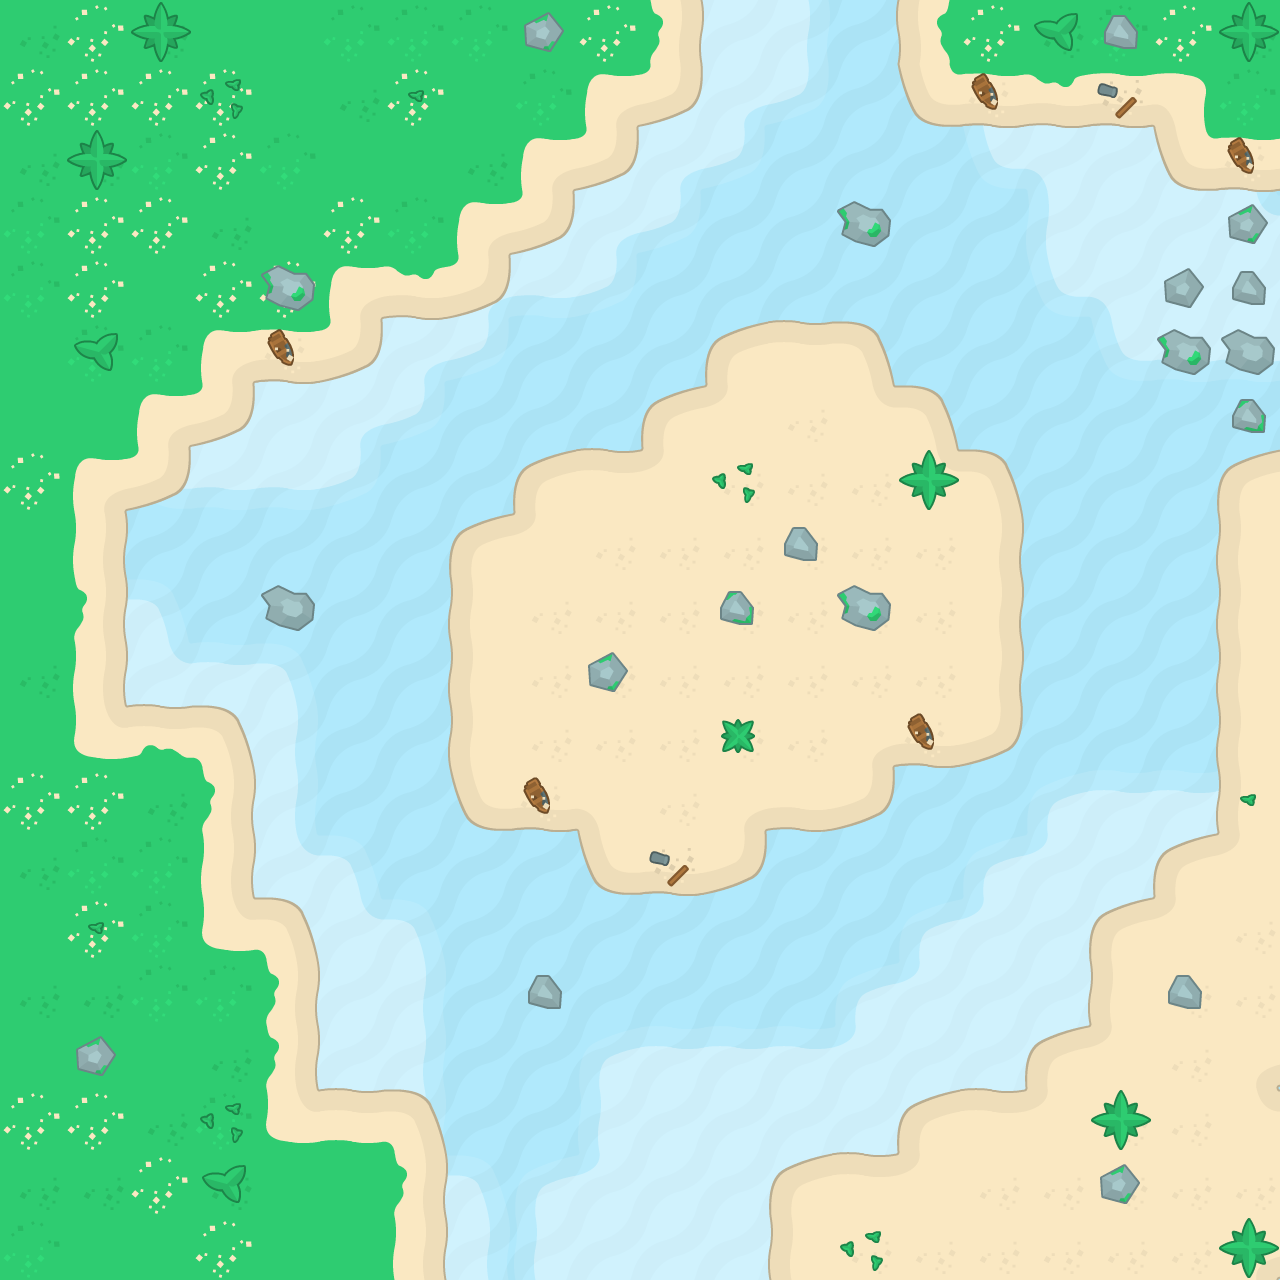

Below is a game level as drawn by its tile map, then a one-line description and the .tmx that defines it (tile-layer data replaced by summaries):
An orthogonal 20x20 tile map with 64x64 px tiles, 4 tile layers (watter, lowland, land, items) and 3 objects (Debut, Fin).

<map version="1.2" tiledversion="1.2.1" orientation="orthogonal" renderorder="right-down" width="20" height="20" tilewidth="64" tileheight="64" infinite="0" nextlayerid="8" nextobjectid="5">
 <tileset firstgid="1" name="tilesheet" tilewidth="64" tileheight="64" tilecount="96" columns="16">
  <image source="../images/tilesheet.png" width="1024" height="384" />
  <terraintypes>
   <terrain name="landSand" tile="17" />
   <terrain name="LandSand toVerdure" tile="52" />
   <terrain name="LowLand" tile="27" />
  </terraintypes>
  <tile id="0" terrain=",,,0">
   <properties>
    <property name="Collides" type="bool" value="true" />
   </properties>
  </tile>
  <tile id="1" terrain=",,0,0">
   <properties>
    <property name="Collides" type="bool" value="true" />
   </properties>
  </tile>
  <tile id="2" terrain=",,0,">
   <properties>
    <property name="Collides" type="bool" value="true" />
   </properties>
  </tile>
  <tile id="3" terrain="0,0,0,">
   <properties>
    <property name="Collides" type="bool" value="true" />
   </properties>
  </tile>
  <tile id="4" terrain="0,0,,0">
   <properties>
    <property name="Collides" type="bool" value="true" />
   </properties>
  </tile>
  <tile id="5" terrain=",,,1">
   <properties>
    <property name="Collides" type="bool" value="true" />
   </properties>
  </tile>
  <tile id="6" terrain=",,1,1">
   <properties>
    <property name="Collides" type="bool" value="true" />
   </properties>
  </tile>
  <tile id="7" terrain=",,1,1">
   <properties>
    <property name="Collides" type="bool" value="true" />
   </properties>
  </tile>
  <tile id="8" terrain=",,1,">
   <properties>
    <property name="Collides" type="bool" value="true" />
   </properties>
  </tile>
  <tile id="9" terrain=",,,2">
   <properties>
    <property name="Collides" type="bool" value="true" />
   </properties>
  </tile>
  <tile id="10" terrain=",,2,2">
   <properties>
    <property name="Collides" type="bool" value="true" />
   </properties>
  </tile>
  <tile id="11" terrain=",,2,">
   <properties>
    <property name="Collides" type="bool" value="true" />
   </properties>
  </tile>
  <tile id="12">
   <properties>
    <property name="Collides" type="bool" value="true" />
   </properties>
  </tile>
  <tile id="13">
   <properties>
    <property name="Collides" type="bool" value="true" />
   </properties>
  </tile>
  <tile id="14">
   <properties>
    <property name="Collides" type="bool" value="true" />
   </properties>
  </tile>
  <tile id="15">
   <properties>
    <property name="Collides" type="bool" value="true" />
   </properties>
  </tile>
  <tile id="16" terrain=",0,,0">
   <properties>
    <property name="Collides" type="bool" value="true" />
   </properties>
  </tile>
  <tile id="17">
   <properties>
    <property name="Collides" type="bool" value="true" />
   </properties>
  </tile>
  <tile id="18" terrain="0,,0,">
   <properties>
    <property name="Collides" type="bool" value="true" />
   </properties>
  </tile>
  <tile id="19" terrain="0,,0,0">
   <properties>
    <property name="Collides" type="bool" value="true" />
   </properties>
  </tile>
  <tile id="20" terrain=",0,0,0">
   <properties>
    <property name="Collides" type="bool" value="true" />
   </properties>
  </tile>
  <tile id="21" terrain=",1,,1">
   <properties>
    <property name="Collides" type="bool" value="true" />
   </properties>
  </tile>
  <tile id="22" terrain="1,1,1,1">
   <properties>
    <property name="Collides" type="bool" value="true" />
   </properties>
  </tile>
  <tile id="23" terrain="1,1,1,1">
   <properties>
    <property name="Collides" type="bool" value="true" />
   </properties>
  </tile>
  <tile id="24" terrain="1,,1,">
   <properties>
    <property name="Collides" type="bool" value="true" />
   </properties>
  </tile>
  <tile id="25" terrain=",2,,2">
   <properties>
    <property name="Collides" type="bool" value="true" />
   </properties>
  </tile>
  <tile id="26" terrain="2,2,2,2">
   <properties>
    <property name="Collides" type="bool" value="true" />
   </properties>
  </tile>
  <tile id="27" terrain="2,,2,">
   <properties>
    <property name="Collides" type="bool" value="true" />
   </properties>
  </tile>
  <tile id="28">
   <properties>
    <property name="Collides" type="bool" value="true" />
   </properties>
  </tile>
  <tile id="29">
   <properties>
    <property name="Collides" type="bool" value="true" />
   </properties>
  </tile>
  <tile id="30">
   <properties>
    <property name="Collides" type="bool" value="true" />
   </properties>
  </tile>
  <tile id="31">
   <properties>
    <property name="Collides" type="bool" value="true" />
   </properties>
  </tile>
  <tile id="32" terrain=",0,,">
   <properties>
    <property name="Collides" type="bool" value="true" />
   </properties>
  </tile>
  <tile id="33" terrain="0,0,,">
   <properties>
    <property name="Collides" type="bool" value="true" />
   </properties>
  </tile>
  <tile id="34" terrain="0,,,">
   <properties>
    <property name="Collides" type="bool" value="true" />
   </properties>
  </tile>
  <tile id="35" terrain="1,1,1,">
   <properties>
    <property name="Collides" type="bool" value="true" />
   </properties>
  </tile>
  <tile id="36" terrain="1,1,,1">
   <properties>
    <property name="Collides" type="bool" value="true" />
   </properties>
  </tile>
  <tile id="37" terrain=",1,,1">
   <properties>
    <property name="Collides" type="bool" value="true" />
   </properties>
  </tile>
  <tile id="38" terrain="1,1,1,1">
   <properties>
    <property name="Collides" type="bool" value="true" />
   </properties>
  </tile>
  <tile id="39" terrain="1,1,1,1">
   <properties>
    <property name="Collides" type="bool" value="true" />
   </properties>
  </tile>
  <tile id="40" terrain="1,,1,">
   <properties>
    <property name="Collides" type="bool" value="true" />
   </properties>
  </tile>
  <tile id="41" terrain=",2,,">
   <properties>
    <property name="Collides" type="bool" value="true" />
   </properties>
  </tile>
  <tile id="42" terrain="2,2,,">
   <properties>
    <property name="Collides" type="bool" value="true" />
   </properties>
  </tile>
  <tile id="43" terrain="2,,,">
   <properties>
    <property name="Collides" type="bool" value="true" />
   </properties>
  </tile>
  <tile id="44">
   <properties>
    <property name="Collides" type="bool" value="true" />
   </properties>
  </tile>
  <tile id="45">
   <properties>
    <property name="Collides" type="bool" value="true" />
   </properties>
  </tile>
  <tile id="46">
   <properties>
    <property name="Collides" type="bool" value="true" />
   </properties>
  </tile>
  <tile id="47">
   <properties>
    <property name="Collides" type="bool" value="true" />
   </properties>
  </tile>
  <tile id="48">
   <properties>
    <property name="Collides" type="bool" value="true" />
   </properties>
  </tile>
  <tile id="49">
   <properties>
    <property name="Collides" type="bool" value="true" />
   </properties>
  </tile>
  <tile id="50">
   <properties>
    <property name="Collides" type="bool" value="true" />
   </properties>
  </tile>
  <tile id="51" terrain="1,,1,1">
   <properties>
    <property name="Collides" type="bool" value="true" />
   </properties>
  </tile>
  <tile id="52" terrain=",1,1,1">
   <properties>
    <property name="Collides" type="bool" value="true" />
   </properties>
  </tile>
  <tile id="53" terrain=",1,,">
   <properties>
    <property name="Collides" type="bool" value="true" />
   </properties>
  </tile>
  <tile id="54" terrain="1,1,,">
   <properties>
    <property name="Collides" type="bool" value="true" />
   </properties>
  </tile>
  <tile id="55" terrain="1,1,,">
   <properties>
    <property name="Collides" type="bool" value="true" />
   </properties>
  </tile>
  <tile id="56" terrain="1,,,">
   <properties>
    <property name="Collides" type="bool" value="true" />
   </properties>
  </tile>
  <tile id="57" terrain="2,2,2,">
   <properties>
    <property name="Collides" type="bool" value="true" />
   </properties>
  </tile>
  <tile id="58" terrain="2,2,,2">
   <properties>
    <property name="Collides" type="bool" value="true" />
   </properties>
  </tile>
  <tile id="59">
   <properties>
    <property name="Collides" type="bool" value="true" />
   </properties>
  </tile>
  <tile id="60">
   <properties>
    <property name="Collides" type="bool" value="true" />
   </properties>
  </tile>
  <tile id="61">
   <properties>
    <property name="Collides" type="bool" value="true" />
   </properties>
  </tile>
  <tile id="62">
   <properties>
    <property name="Collides" type="bool" value="true" />
   </properties>
  </tile>
  <tile id="63">
   <properties>
    <property name="Collides" type="bool" value="true" />
   </properties>
  </tile>
  <tile id="64">
   <properties>
    <property name="Collides" type="bool" value="true" />
   </properties>
  </tile>
  <tile id="65">
   <properties>
    <property name="Collides" type="bool" value="true" />
   </properties>
  </tile>
  <tile id="66">
   <properties>
    <property name="Collides" type="bool" value="true" />
   </properties>
  </tile>
  <tile id="67">
   <properties>
    <property name="Collides" type="bool" value="true" />
   </properties>
  </tile>
  <tile id="68" terrain="0,0,0,0">
   <properties>
    <property name="Collides" type="bool" value="true" />
   </properties>
  </tile>
  <tile id="69">
   <properties>
    <property name="Collides" type="bool" value="true" />
   </properties>
  </tile>
  <tile id="70">
   <properties>
    <property name="Collides" type="bool" value="true" />
   </properties>
  </tile>
  <tile id="71">
   <properties>
    <property name="Collides" type="bool" value="true" />
   </properties>
  </tile>
  <tile id="72">
   <properties>
    <property name="Collides" type="bool" value="true" />
   </properties>
  </tile>
  <tile id="73" terrain="2,,2,2">
   <properties>
    <property name="Collides" type="bool" value="true" />
   </properties>
  </tile>
  <tile id="74" terrain=",2,2,2">
   <properties>
    <property name="Collides" type="bool" value="true" />
   </properties>
  </tile>
  <tile id="75">
   <properties>
    <property name="Collides" type="bool" value="true" />
   </properties>
  </tile>
  <tile id="76">
   <properties>
    <property name="Collides" type="bool" value="true" />
   </properties>
  </tile>
  <tile id="77">
   <properties>
    <property name="Collides" type="bool" value="true" />
   </properties>
  </tile>
  <tile id="78">
   <properties>
    <property name="Collides" type="bool" value="true" />
   </properties>
  </tile>
  <tile id="79">
   <properties>
    <property name="Collides" type="bool" value="true" />
   </properties>
  </tile>
  <tile id="80">
   <properties>
    <property name="Collides" type="bool" value="true" />
   </properties>
  </tile>
  <tile id="81">
   <properties>
    <property name="Collides" type="bool" value="true" />
   </properties>
  </tile>
  <tile id="82">
   <properties>
    <property name="Collides" type="bool" value="true" />
   </properties>
  </tile>
  <tile id="83">
   <properties>
    <property name="Collides" type="bool" value="true" />
   </properties>
  </tile>
  <tile id="84">
   <properties>
    <property name="Collides" type="bool" value="true" />
   </properties>
  </tile>
  <tile id="85">
   <properties>
    <property name="Collides" type="bool" value="true" />
   </properties>
  </tile>
  <tile id="86">
   <properties>
    <property name="Collides" type="bool" value="true" />
   </properties>
  </tile>
  <tile id="87">
   <properties>
    <property name="Collides" type="bool" value="true" />
   </properties>
  </tile>
  <tile id="88">
   <properties>
    <property name="Collides" type="bool" value="true" />
   </properties>
  </tile>
  <tile id="89">
   <properties>
    <property name="Collides" type="bool" value="true" />
   </properties>
  </tile>
  <tile id="90">
   <properties>
    <property name="Collides" type="bool" value="true" />
   </properties>
  </tile>
  <tile id="91">
   <properties>
    <property name="Collides" type="bool" value="true" />
   </properties>
  </tile>
  <tile id="92">
   <properties>
    <property name="Collides" type="bool" value="true" />
   </properties>
  </tile>
  <tile id="93">
   <properties>
    <property name="Collides" type="bool" value="true" />
   </properties>
  </tile>
  <tile id="94">
   <properties>
    <property name="Collides" type="bool" value="true" />
   </properties>
  </tile>
  <tile id="95">
   <properties>
    <property name="Collides" type="bool" value="true" />
   </properties>
  </tile>
 </tileset>
 <layer id="3" name="watter" width="20" height="20">
  <data>[400 cells, 400 non-empty, 1 distinct tile ids]</data>
 </layer>
 <layer id="5" name="lowland" width="20" height="20">
  <data>[400 cells, 191 non-empty, 13 distinct tile ids]</data>
 </layer>
 <layer id="4" name="land" width="20" height="20">
  <data>[400 cells, 241 non-empty, 36 distinct tile ids]</data>
 </layer>
 <layer id="6" name="items" width="20" height="20">
  <data>[400 cells, 34 non-empty, 13 distinct tile ids]</data>
 </layer>
 <objectgroup id="7" name="Objects">
  <object id="1" name="Debut" x="612" y="1216" />
  <object id="3" name="Fin" x="806" y="66" />
  <object id="4" x="1622" y="360" />
 </objectgroup>
</map>
